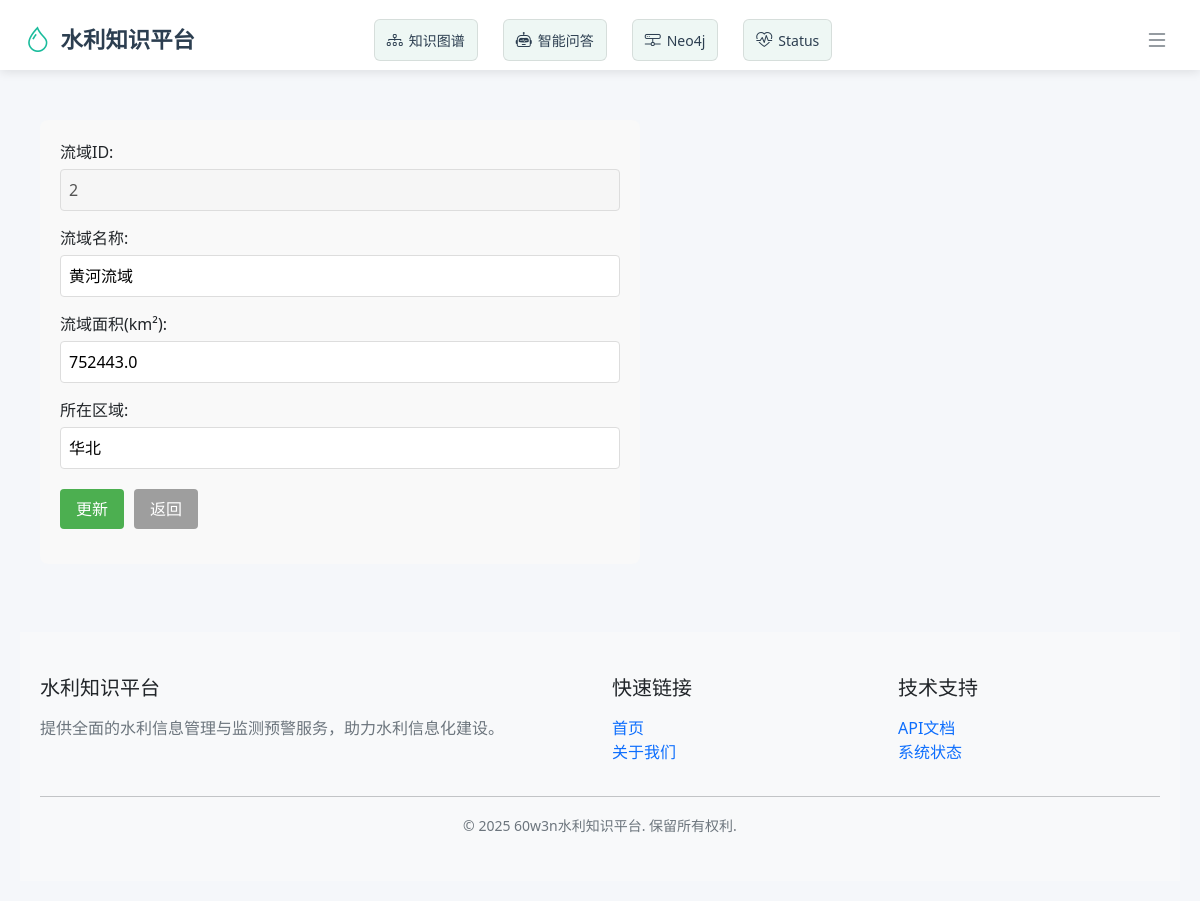
The page /basins/2/edit on the database its author committed.
### app/models.py (models this page shows, shortened)
class Basin(db.Model):
    __tablename__ = 'basins'
    basin_id = db.Column(db.Integer, primary_key=True)
    name = db.Column(db.String(255), nullable=False)
    area = db.Column(db.Float, nullable=False)
    region = db.Column(db.String(255), nullable=False)
    created_at = db.Column(db.DateTime, default=datetime.utcnow)  # 新增字段
    created_at = db.Column(db.DateTime, default=datetime.utcnow)  # 新增字段
    rivers = db.relationship('River', back_populates='basin', cascade='all, delete-orphan')
    weather_stations = db.relationship('WeatherStation', back_populates='basin', cascade='all, delete-orphan')

### app/routes/basins.py (the view, shortened to what this page needs)
@basins_bp.route('/<int:basin_id>/edit', methods=['GET', 'POST'])
def edit_basin(basin_id):
    basin = Basin.query.get_or_404(basin_id)
    return render_template('basins/edit.html', basin=basin)

### app/templates/basins/edit.html (shortened to what this page needs)
{% extends "base.html" %}
{% block content %}
    <form method="post" class="data-form">
        <div class="form-group">
            <label for="basin_id">流域ID:</label>
            <input type="text" id="basin_id" value="{{ basin.basin_id }}" disabled>
        </div>
        <div class="form-group">
            <label for="name">流域名称:</label>
            <input type="text" id="name" name="name" value="{{ basin.name }}" required>
        </div>
        <div class="form-group">
            <label for="area">流域面积(km²):</label>
            <input type="number" id="area" name="area" value="{{ basin.area }}" step="0.01" min="0" required>
        </div>
        <div class="form-group">
            <label for="region">所在区域:</label>
            <input type="text" id="region" name="region" value="{{ basin.region }}" required>
        </div>
        <div class="form-actions">
            <button type="submit" class="btn-submit">更新</button>
            <a href="{{ url_for('basin.list_basins') }}" class="btn-cancel">返回</a>
        </div>
    </form>
{% endblock %}

### app/static/style.css (style rules this page uses)
body { font-family: Arial, sans-serif; line-height: 1.6; margin: 0; padding: 20px; color: #333; }
form div { margin-bottom: 15px; }
label { display: inline-block; width: 120px; font-weight: bold; }
input[type="text"], input[type="number"], select { padding: 8px; width: 300px; border: 1px solid #ddd; border-radius: 4px; }
button, .btn { padding: 8px 15px; background: #007bff; color: white; border: none; border-radius: 4px; cursor: pointer; text-decoration: none; }
.data-form { max-width: 600px; background: #f9f9f9; padding: 20px; border-radius: 8px; }
.form-group { margin-bottom: 15px; }
.form-group label { display: block; margin-bottom: 5px; font-weight: 500; }
.form-group input { width: 100%; padding: 8px; border: 1px solid #ddd; border-radius: 4px; }
.form-actions { margin-top: 20px; display: flex; gap: 10px; }
.btn-submit { background-color: #4caf50; color: white; padding: 8px 16px; border: none; border-radius: 4px; cursor: pointer; }
.btn-cancel { background-color: #9e9e9e; color: white; padding: 8px 16px; border-radius: 4px; text-decoration: none; }

### rows shown on the page
Basin: basin_id "2", name "黄河流域", area "752443.0", region "华北"
